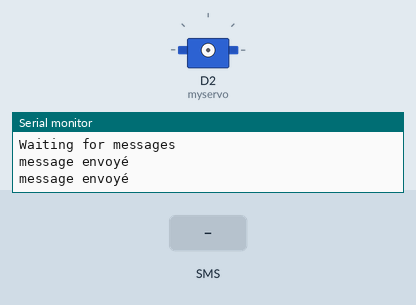
Recording of a sketch running on a simulated Arduino MKR. Shown: servo, the last lines printed to the serial monitor. The test bench sets the inputs (shaded band).

Above: at 7.2 s.
7.3 s: text message "1" received
At 11.45 s:
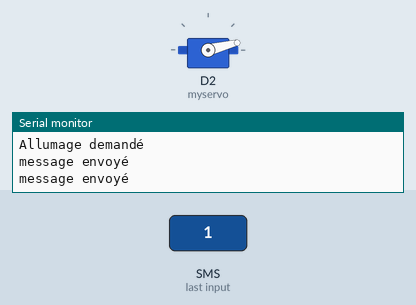
At 12.05 s:
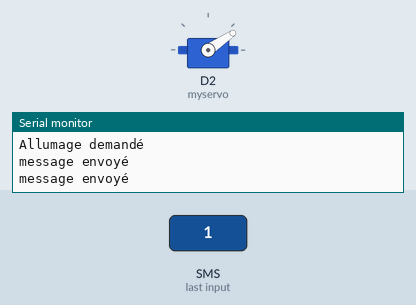
15.5 s: text message "0" received
18.5 s: text message "2" received
Timing chart, 0 to 21.5 s (numbered marks = the images above; inputs shaded):
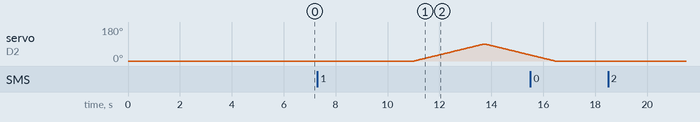

Measured:
- after the input at 7.3 s, servo on D2 (myservo): rises from 0° to 90° in 2.7 s, then falls to 32° in 1.8 s

The sketch:

servo9g.ino
```cpp
/*
 SMS receiver

 This sketch, for the MKR GSM 1400 board, waits for a SMS message
 and displays it through the Serial port.

 Circuit:
 * MKR GSM 1400 board
 * Antenna
 * SIM card that can receive SMS messages

 created 25 Feb 2012
 by Javier Zorzano / TD
*/

// include the GSM library
#include <MKRGSM.h>
#include <Servo.h>

// Please enter your sensitive data in the Secret tab or arduino_secrets.h
// PIN Number
const char PINNUMBER[] = "0000";
const char num1[] = "+33699227482";
const char num2[] = "+33614421056";


Servo myservo;  // create servo object to control a servo
// initialize the library instances
GSM gsmAccess;
GSM_SMS sms;

// Array to hold the number a SMS is retreived from
char senderNumber[20];
int pos = 0;    // variable to store the servo position

void setup() {
  // initialize serial communications and wait for port to open:
  Serial.begin(9600);
  while (!Serial) {
    ; // wait for serial port to connect. Needed for native USB port only
  }

  Serial.println("-----------------------");
  Serial.println("CoupDePouce - servo 9g");

  // connection state
  bool connected = false;

  // Start GSM connection
  while (!connected) {
    if (gsmAccess.begin(PINNUMBER) == GSM_READY) {
      connected = true;
    } else {
      Serial.println("Not connected");
      delay(1000);
    }
  }

  Serial.println("GSM initialized");
  Serial.println("Waiting for messages");

    // send the message
  sms.beginSMS(num1);
  sms.print("CoupDePouce operationnel");
  sms.endSMS();
  Serial.println("\nmessage envoyé\n");
  delay(1000);
      // send the message
  sms.beginSMS(num2);
  sms.print("CoupDePouce operationnel");
  sms.endSMS();
  Serial.println("\nmessage envoyé\n");
  delay(1000);

}

void loop() {
  int c;

  // If there are any SMSs available()
  if (sms.available()) {
    Serial.println("Message received from:");

    // Get remote number
    sms.remoteNumber(senderNumber, 20);
    Serial.println(senderNumber);

    // An example of message disposal
    // Any messages starting with # should be discarded
    if (sms.peek() == '1') {
      Serial.println("Allumage demandé");
      sms.flush();

      // send the message
      sms.beginSMS(num1);
      sms.print("allumage...");
      sms.endSMS();
      Serial.println("\nmessage envoyé\n");
      delay(500);
      // send the message
      sms.beginSMS(num2);
      sms.print("allumage...");
      sms.endSMS();
      Serial.println("\nmessage envoyé\n");
      delay(500);


      myservo.attach(2);  // attaches the servo on pin 9 to the servo object
      for (pos = 0; pos <= 90; pos += 1) { // goes from 0 degrees to 180 degrees
        // in steps of 1 degree
        myservo.write(pos);              // tell servo to go to position in variable 'pos'
        delay(30);                       // waits 15 ms for the servo to reach the position
      }
      for (pos = 90; pos >= 0; pos -= 1) { // goes from 180 degrees to 0 degrees
        myservo.write(pos);              // tell servo to go to position in variable 'pos'
        delay(30);                       // waits 15 ms for the servo to reach the position
      }
      myservo.detach();  // attaches the servo on pin 9 to the servo object

    }

    // Read message bytes and print them
    while ((c = sms.read()) != -1) {
      Serial.print((char)c);
    }

    Serial.print("\nFin de message");

    // Delete message from modem memory
    sms.flush();
    Serial.println(", message effacé");
  }

  delay(1000);

}
```
